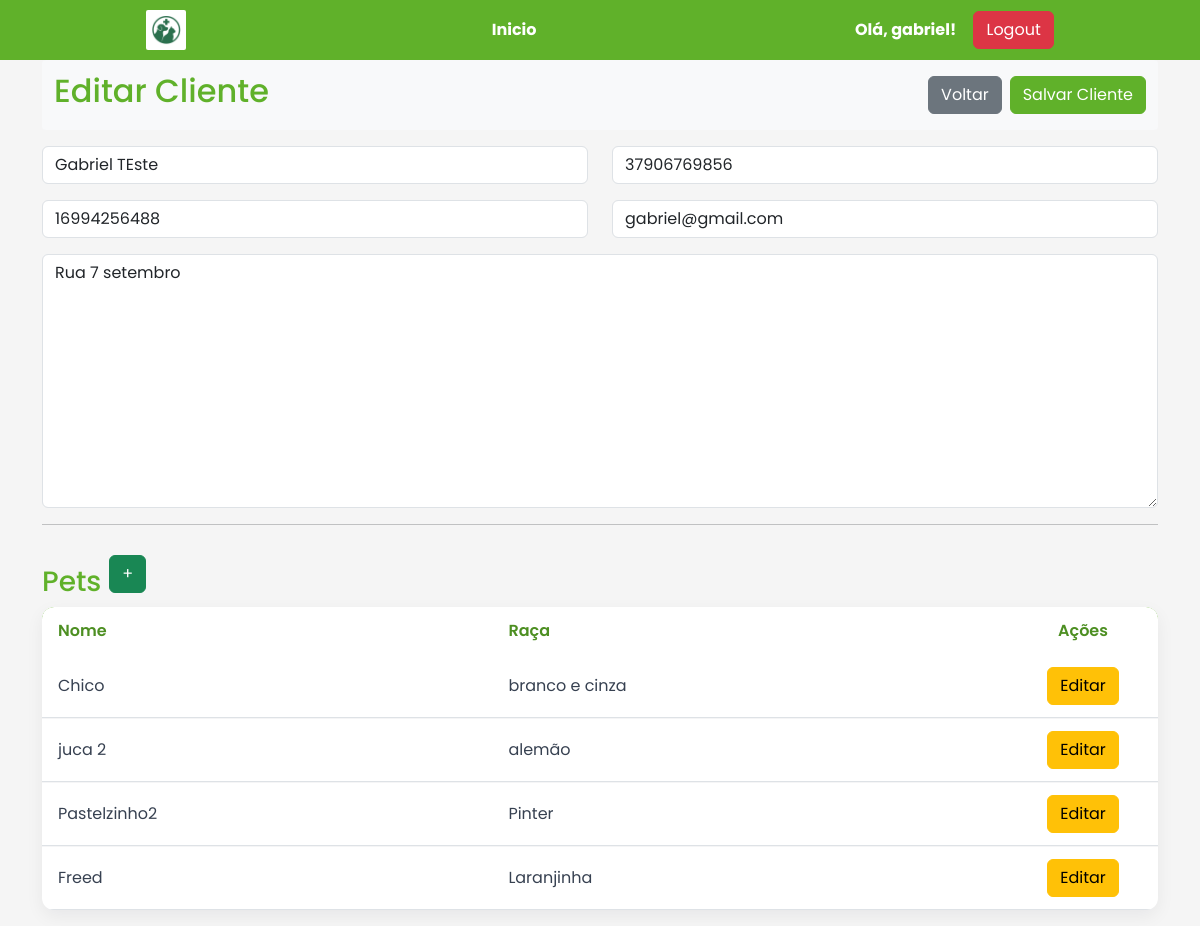
Page /clientes/1/edit/ (signed in) on the earlier database version.
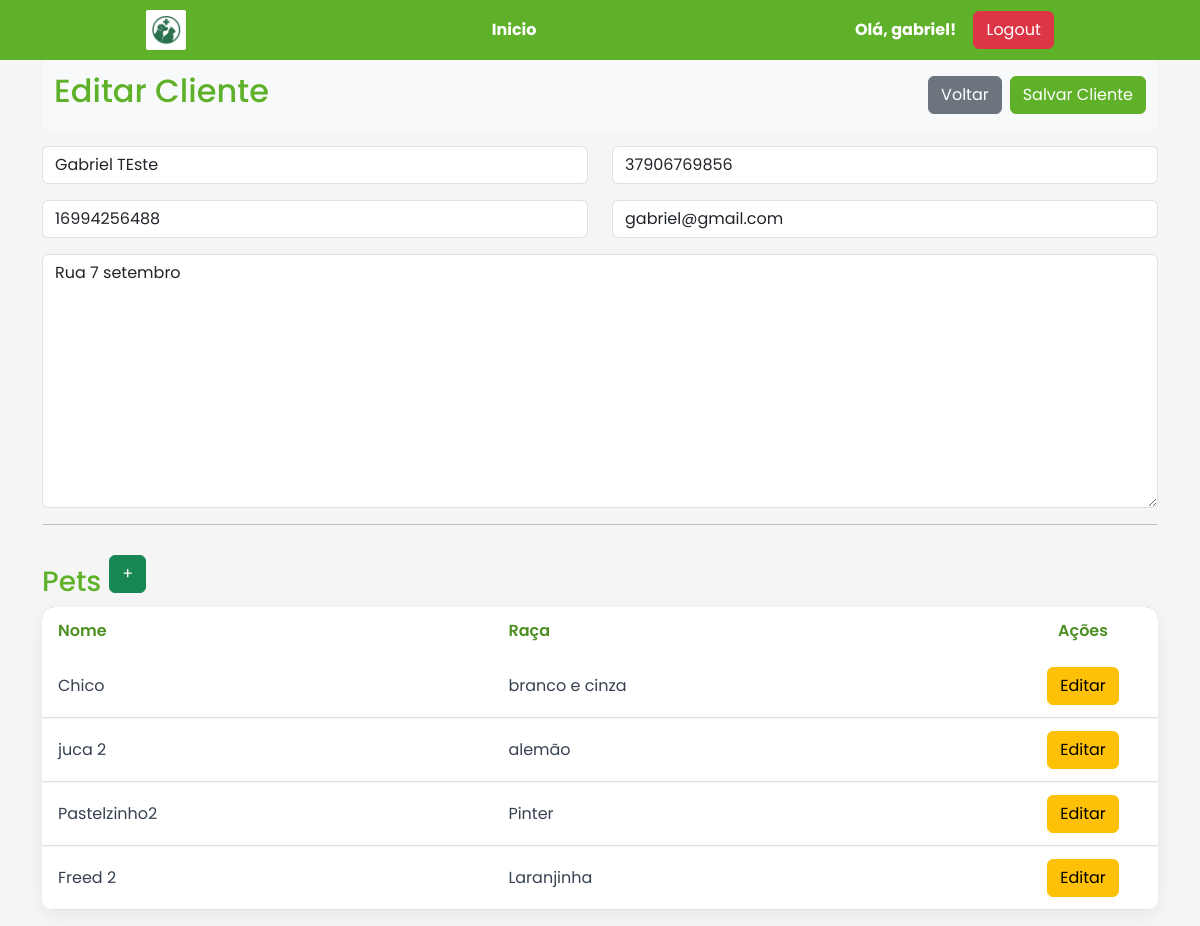
Same page on the later database version.
### core/models.py (models this page shows, shortened)
class Animal(models.Model):
    ESPECIES = [
        ('C', 'Cachorro'),
        ('G', 'Gato'),
        ('O', 'Outros'),
    ]
    nome = models.CharField(max_length=100)
    especie = models.CharField(max_length=1, choices=ESPECIES)
    raca = models.CharField(max_length=100)
    idade = models.PositiveIntegerField(null=True, blank=True)
    peso = models.DecimalField(max_digits=5, decimal_places=2, null=True, blank=True)
    dono = models.ForeignKey(Cliente, on_delete=models.CASCADE, related_name='animais')

### core/views.py (the view)
# urls.py: path('clientes/<int:pk>/edit/', views.edit_cliente, name='edit_cliente'),
@login_required(login_url='login')
def edit_cliente(request, pk):
    cliente = get_object_or_404(Cliente, pk=pk)
    animais = cliente.animais.all()
    form_pet = AnimalForm()
    if request.method == 'POST':
        form = ClienteForm(request.POST, instance=cliente)
        if form.is_valid():
            form.save()
            return redirect('lista_clientes')
    else:
        form = ClienteForm(instance=cliente)
        forms_pet = {}
        for animal in animais:
            forms_pet[animal.id] = AnimalForm(instance=animal)
        print(forms_pet)
    return render(request, 'cliente/edit_cliente.html', {
        'form': form,
        'cliente': cliente,
        'animais': animais,
        'form_pet': form_pet, # Add Pet
        'forms_pet': forms_pet # Edit Pet
        })

### core/forms.py (shortened to what this page needs)
class ClienteForm(forms.ModelForm):
    class Meta:
        model = Cliente
        fields = ['nome', 'cpf', 'telefone', 'email', 'endereco']
    def __init__(self, *args, **kwargs):
        super().__init__(*args, **kwargs)
        for field in self.fields.values():
            field.widget.attrs.update({'class': 'form-control'})

class AnimalForm(forms.ModelForm):
    class Meta:
        model = Animal
        fields = ['nome', 'especie', 'raca', 'idade', 'peso']
        widgets = {
            'nome': forms.TextInput(attrs={'class': 'form-control'}),
            'idade': forms.NumberInput(attrs={'class': 'form-control'}),
            'especie': forms.Select(attrs={'class': 'form-select'}),
            'raca': forms.TextInput(attrs={'class': 'form-control'}),
            'peso': forms.NumberInput(attrs={'class': 'form-control'}),
        }

### core/templatetags/custom_tags.py (called while the page is built)
@register.filter
def get_item(dictionary, key):
    return dictionary.get(key)

### templates/cliente/edit_cliente.html (shortened to what this page needs)
{% extends 'base.html' %}
{% load custom_tags %}
{% block content %}
<form method="post">
     <div class="page-header">
        <h2 class="page-title">Editar Cliente</h2>
        <div class="d-flex align-items-center gap-2">
            <button type="button" onclick="window.history.back()" class="btn btn-secondary">Voltar</button>
            <button type="submit" class="btn btn-primary">Salvar Cliente</button>
        </div>
    </div>
    <div class="row">
        <div class="col-md-6 mb-3">
            {{ form.nome }}
        </div>
        <div class="col-md-6 mb-3">
            {{ form.cpf }}
        </div>
        <div class="col-md-6 mb-3">
            {{ form.telefone }}
        </div>
        <div class="col-md-6 mb-3">
            {{ form.email }}
        </div>
    </div>
    {{ form.endereco }}
    <hr>
</form>
<div class="d-flex align-items-center gap-2">
    <h3 class="page-title mt-4">Pets</h3>
    <button type="button" class="btn btn-success"
        data-bs-toggle="modal" data-bs-target="#animalModal">
        +
    </button>
</div>
<table class="table" id="animalTable">
    <thead>
        <tr>
            <th>Nome</th>
            <th>Raça</th>
            <th class="table-actions">Ações</th>
        </tr>
    </thead>
    <tbody>
    {% for animal in animais %}
        <tr data-animal-id="{{ animal.id }}">
            <td>{{ animal.nome }}</td>
            <td>{{ animal.raca }}</td>
            <td class="text-center">
                <button type="button"
                        class="btn btn-warning"
                        data-bs-toggle="modal"
                        data-bs-target="#animalEditModal{{ animal.id }}">
                    Editar
                </button>
            </td>
        </tr>
{% endfor %}
</table>
{% endblock %}

Differences in the rows shown:
changed Animal "Laranjinha": nome "Freed" → "Freed 2"
